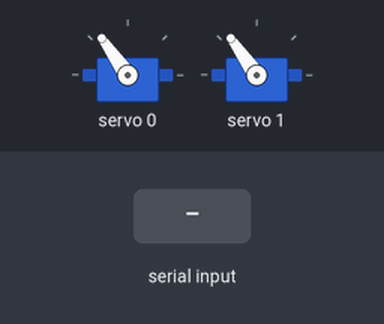
Bench run of a sketch on a simulated ESP32-S3. On the bench: 2 × servo. Inputs (shaded band) come from the test bench. What the sketch prints to the serial monitor is not drawn.

Above: at 1.2 s.
1.3 s: "MODE1:1\n" received over Serial
2.8 s: "MODE1\n" received over Serial
4.3 s: "200\n" received over Serial
At 5.5 s:
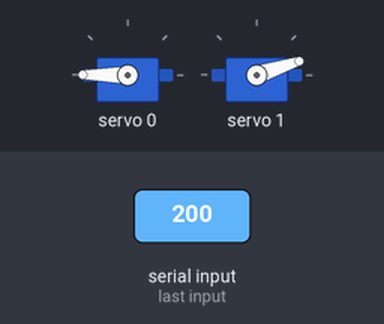
6.3 s: "MODE2\n" received over Serial
At 6.73 s:
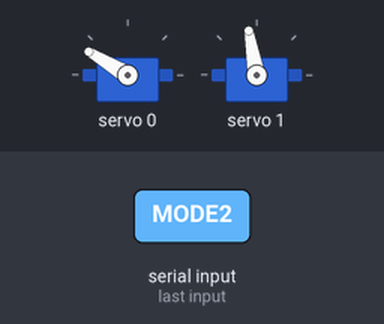
8.3 s: "0\n" received over Serial
At 9.7 s:
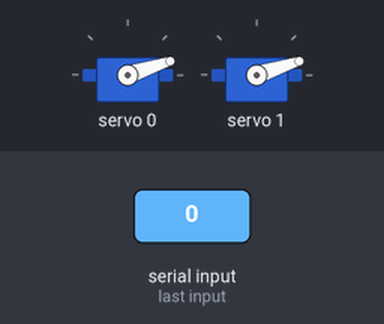
10.3 s: "2\n" received over Serial
At 11.6 s:
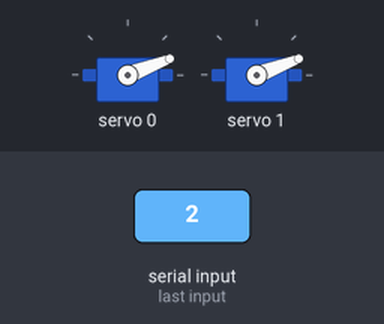
Timing chart, 0 to 12.8 s (numbered marks = the images above; inputs shaded):
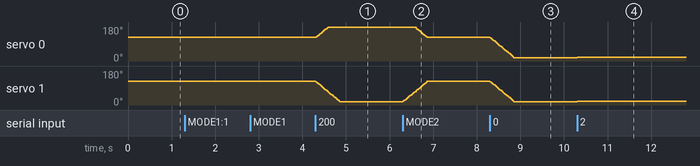

Measured:
- after the input at 1.3 s, every drawn part: stays the same
- after the input at 2.8 s, every drawn part: stays the same
- after the input at 4.3 s, servo 0: moves from 125° to 180° over 0.29 s, starting at once; servo 1: moves from 125° to 18° over 0.55 s, starting at once
- after the input at 6.3 s, servo 0: moves from 180° to 125° over 0.28 s, starting after 0.28 s; servo 1: moves from 18° to 125° over 0.55 s, starting at once
- after the input at 8.3 s, servo 0, servo 1: moves from 125° to 18° over 0.55 s, starting at once
- after the input at 10.3 s, servo 0, servo 1: 18° → 21° at once

The sketch:

sketch_nov17a.ino
```cpp
// =======================================================
// hand_arduino_v1_servo1-2.ino
// 舵机1-2 控制（PCA9685 通道 0 和 1）
//
// 硬件:
//   ESP32-S3 → PCA9685: SDA = 14, SCL = 15
//   PCA9685 通道: 0 = 舵机1, 1 = 舵机2
//
// 角度定义: 0°, 90°, 180°
// 最大角度: 180°
// 最小角度: 0°
// 初始角度: 90°
// 平滑移动 Delay: 5 ms
//
// 串口: 115200 （PC 这边打开 COM3）
//
// —— 串口协议（配合 Python GUI 使用）——
//   GUI 按“启动1”      -> 发送 "MODE1\n"
//   GUI 按“启动2”      -> 发送 "MODE2\n"
//   竖直滑块(拇指)拖动 -> 发送 "THUMB:角度\n"  角度范围 90~180
//   左右滑块拖动       -> 发送 "LR:角度\n"      角度范围 0~180
//
// 模式1 (MODE1):
//   使用 THUMB:角度，范围 90~180
//   通道0 (舵机1): 90°→180°  (跟随角度 A)
//   通道1 (舵机2): 90°→0°    (角度 = 180 - A)
//
// 模式2 (MODE2):
//   按下后先把两个舵机都平滑复位到 90°
//   然后使用 LR:角度，范围 0~180
//   通道0 (舵机1): 0°→180°  (跟随角度 A)
//   通道1 (舵机2): 跟随通道0，一起 0°→180°
//
// 说明:
//   - THUMB 指令只在 MODE1 中有效，MODE2 中会被忽略。
//   - LR 指令只在 MODE2 中有效，MODE1 中会被忽略。
//   - 方便串口监视器手动测试：纯数字行会根据当前模式当作角度处理。
// =======================================================

#include <Wire.h>
#include <Adafruit_PWMServoDriver.h>

// -------- PCA9685 基本参数 --------
#define PCA9685_ADDR    0x40
Adafruit_PWMServoDriver pwm = Adafruit_PWMServoDriver(PCA9685_ADDR);

// 50Hz (舵机)
#define PWM_FREQ        50

// 这里用常见的 150~600 作为舵机脉宽范围（0~180 度）
#define SERVO_MIN_PULSE 150
#define SERVO_MAX_PULSE 600

// 舵机通道
const uint8_t SERVO_CH1 = 0;  // 舵机1 -> PCA9685 通道0
const uint8_t SERVO_CH2 = 1;  // 舵机2 -> PCA9685 通道1

// 角度参数
const int ANGLE_MIN = 0;
const int ANGLE_MAX = 180;
const int ANGLE_INIT = 90;

// 平滑移动延时
const uint16_t STEP_DELAY_MS = 5;

// 当前角度（软件记忆）
int servo1Angle = ANGLE_INIT;
int servo2Angle = ANGLE_INIT;

// 当前模式: 0=空闲, 1=模式1, 2=模式2
int currentMode = 0;

// =======================================================
// 工具函数
// =======================================================

// 将角度映射为 PCA9685 的脉宽 (0~4095 步)
uint16_t angleToPulse(int angle) {
  angle = constrain(angle, ANGLE_MIN, ANGLE_MAX);
  return map(angle, ANGLE_MIN, ANGLE_MAX, SERVO_MIN_PULSE, SERVO_MAX_PULSE);
}

// 设置指定通道的舵机角度
void setServoAngle(uint8_t ch, int angle) {
  angle = constrain(angle, ANGLE_MIN, ANGLE_MAX);
  uint16_t pulselen = angleToPulse(angle);
  pwm.setPWM(ch, 0, pulselen);
}

// 让两个舵机一起平滑移动到目标角度
void moveServosSmooth(int target1, int target2) {
  target1 = constrain(target1, ANGLE_MIN, ANGLE_MAX);
  target2 = constrain(target2, ANGLE_MIN, ANGLE_MAX);

  if (servo1Angle == target1 && servo2Angle == target2) {
    return; // 不用动
  }

  int step1 = (target1 > servo1Angle) ? 1 : -1;
  int step2 = (target2 > servo2Angle) ? 1 : -1;

  if (servo1Angle == target1) step1 = 0;
  if (servo2Angle == target2) step2 = 0;

  while (servo1Angle != target1 || servo2Angle != target2) {
    if (servo1Angle != target1) {
      servo1Angle += step1;
    }
    if (servo2Angle != target2) {
      servo2Angle += step2;
    }

    setServoAngle(SERVO_CH1, servo1Angle);
    setServoAngle(SERVO_CH2, servo2Angle);

    delay(STEP_DELAY_MS);
  }

  setServoAngle(SERVO_CH1, servo1Angle);
  setServoAngle(SERVO_CH2, servo2Angle);
}

// =======================================================
// 不同来源的角度处理函数
// =======================================================

// 来自 THUMB:angle —— 只在 MODE1 中有效
void handleThumbAngle(int angleIn) {
  if (currentMode != 1) {
    Serial.println("[THUMB] 当前不是 MODE1，忽略 THUMB 指令");
    return;
  }

  // 模式1：输入 90~180
  // 通道1: 90~180
  // 通道2: 90~0 (180 - A)
  int A = constrain(angleIn, 90, 180);

  int target1 = A;
  int target2 = 180 - A;  // A=90 -> 90, A=180 -> 0

  Serial.print("[MODE1] THUMB 角度=");
  Serial.print(A);
  Serial.print(" -> ch1=");
  Serial.print(target1);
  Serial.print(" ch2=");
  Serial.println(target2);

  moveServosSmooth(target1, target2);
}

// 来自 LR:angle —— 只在 MODE2 中有效
void handleLRAngle(int angleIn) {
  if (currentMode != 2) {
    Serial.println("[LR] 当前不是 MODE2，忽略 LR 指令");
    return;
  }

  // 模式2：输入 0~180
  // 通道1: 0~180
  // 通道2: 跟随通道1
  int A = constrain(angleIn, 0, 180);

  int target1 = A;
  int target2 = A;

  Serial.print("[MODE2] LR 角度=");
  Serial.print(A);
  Serial.print(" -> ch1=ch2=");
  Serial.println(target1);

  moveServosSmooth(target1, target2);
}

// 备用：纯数字行，根据当前模式决定走哪条逻辑
void handlePlainNumber(int angleIn) {
  if (currentMode == 1) {
    handleThumbAngle(angleIn);  // 当作 THUMB
  } else if (currentMode == 2) {
    handleLRAngle(angleIn);     // 当作 LR
  } else {
    Serial.println("[数字指令] 当前模式=0，忽略");
  }
}

// 解析串口收到的一整行命令
void parseCommand(String line) {
  line.trim();
  if (line.length() == 0) return;

  Serial.print("[串口接收] ");
  Serial.println(line);

  // -------- 模式切换 --------
  if (line.equalsIgnoreCase("MODE1")) {
    currentMode = 1;
    Serial.println("[模式] 切换到 MODE1");
    return;
  }

  if (line.equalsIgnoreCase("MODE2")) {
    currentMode = 2;
    Serial.println("[模式] 切换到 MODE2");
    Serial.println("[MODE2] 先把两个舵机复位到 90°，然后再开始同步控制");

    // 启动2后，先把两个舵机平滑移动到 90°
    moveServosSmooth(ANGLE_INIT, ANGLE_INIT);

    return;
  }

  // -------- THUMB:angle --------
  if (line.startsWith("THUMB:") || line.startsWith("Thumb:") || line.startsWith("thumb:")) {
    int colonIndex = line.indexOf(':');
    String angleStr = line.substring(colonIndex + 1);
    int angle = angleStr.toInt();
    if (angle == 0 && !angleStr.startsWith("0")) {
      Serial.println("[错误] THUMB 指令角度解析失败");
      return;
    }
    handleThumbAngle(angle);
    return;
  }

  // -------- LR:angle --------
  if (line.startsWith("LR:") || line.startsWith("lr:")) {
    int colonIndex = line.indexOf(':');
    String angleStr = line.substring(colonIndex + 1);
    int angle = angleStr.toInt();
    if (angle == 0 && !angleStr.startsWith("0")) {
      Serial.println("[错误] LR 指令角度解析失败");
      return;
    }
    handleLRAngle(angle);
    return;
  }

  // -------- 纯数字：根据当前模式转给对应处理 --------
  bool allDigit = true;
  for (uint16_t i = 0; i < line.length(); i++) {
    if (!isDigit(line[i])) {
      allDigit = false;
      break;
    }
  }
  if (allDigit) {
    int angle = line.toInt();
    handlePlainNumber(angle);
    return;
  }

  Serial.println("[提示] 未识别的指令（可用: MODE1, MODE2, THUMB:角度, LR:角度）");
}

// =======================================================
// setup / loop
// =======================================================

void setup() {
  Serial.begin(115200);
  Serial.println();
  Serial.println("=== hand_arduino_v1_servo1-2.ino ===");

  // I2C 初始化：SDA = 14, SCL = 15
  Wire.begin(14, 15);

  pwm.begin();
  pwm.setPWMFreq(PWM_FREQ);

  delay(10);

  // 初始化舵机到 90°
  setServoAngle(SERVO_CH1, ANGLE_INIT);
  setServoAngle(SERVO_CH2, ANGLE_INIT);
  servo1Angle = ANGLE_INIT;
  servo2Angle = ANGLE_INIT;

  Serial.println("[初始化] 舵机1/2 已复位到 90°");
  Serial.println("[提示] 发送 MODE1 / MODE2 切换模式；");
  Serial.println("       在 MODE1 下用 THUMB:角度（90~180）控制；");
  Serial.println("       在 MODE2 下用 LR:角度（0~180）控制。");
}

void loop() {
  if (Serial.available()) {
    String line = Serial.readStringUntil('\n');
    parseCommand(line);
  }
}
```
